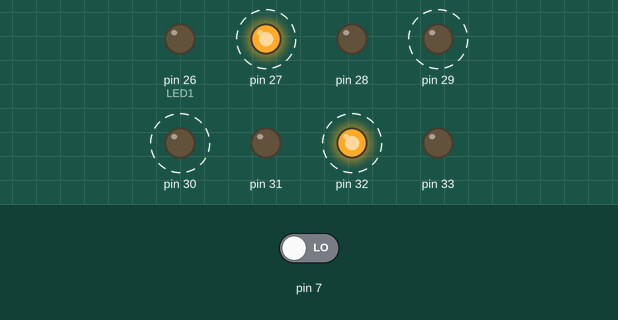
A sketch run on a simulated Arduino Mega 2560, built with avr-gcc and run on an emulated ATmega2560. On the bench: output pins drawn as LEDs (lit = HIGH). Dashed ring = blinking. The inputs (shaded band) are chosen by the test bench; at power-on: pin 7 LOW.

Above: at 0.3 s.
At 3.7 s:
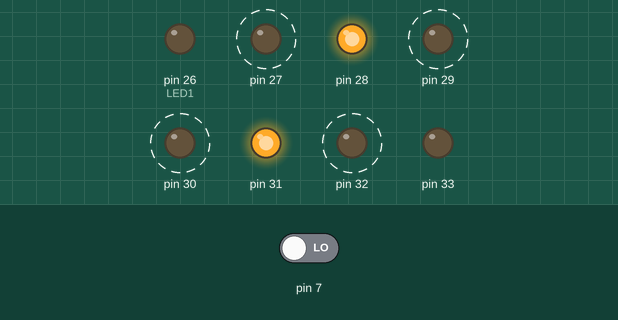
4.1 s: pin 7 driven HIGH
At 5.3 s:
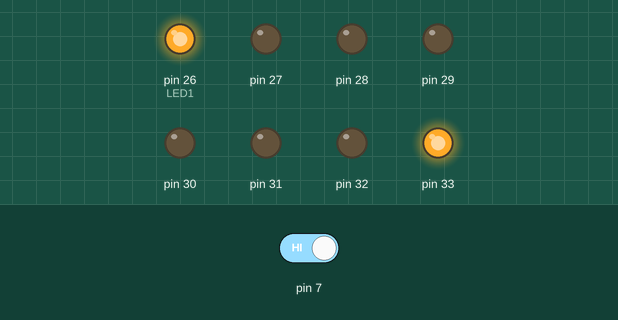
Timing chart, 0 to 13.6 s (numbered marks = the images above; inputs shaded):
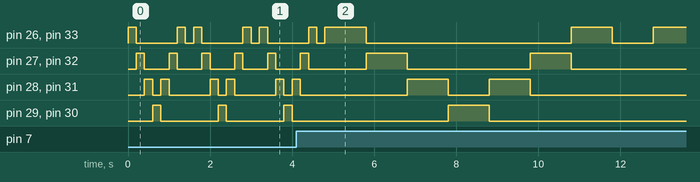

The sketch:

Zadatak13.ino
```cpp
/*
Napisati program koji pali lampice na pinovima od 26 do 33, tako
što prvo pali lampice 26 i 33, zatim 27 i 32, itd... sve dok se
lampice ne sudare. Nakon toga, lampice paliti u obrnutom redosledu,
pa sve ponavljati. U zavisnosti od stanja prekidača SW na pinu 7,
podesiti jednu od dve brzine rotacije.
*/

#define LED1 26

void setup()
{
    for (int i = 0; i < 8; i++)
    {
        pinMode(LED1 + i, OUTPUT);
        digitalWrite(LED1 + i, LOW);
    }

    Serial.begin(9600);
}

void loop()
{
    int br = 0;
    int brzina;
    int pin7 = digitalRead(7);

    if (pin7) brzina = 1000;
    else brzina = 200;

    for (int i = 0; i < 8; i++)
    {
        if (i < 4)
        {
            digitalWrite(LED1 + i, HIGH);
            digitalWrite(LED1 + 7 - i, HIGH);
            delay(brzina);
            digitalWrite(LED1 + i, LOW);
            digitalWrite(LED1 + 7 - i, LOW);
        }
        else
        {
            br += 2;

            digitalWrite(LED1 + i - br, HIGH);
            digitalWrite(LED1 + 7 - i + br, HIGH);
            delay(brzina);
            digitalWrite(LED1 + i - br, LOW);
            digitalWrite(LED1 + 7 - i + br, LOW);
        }
    }
}
```
